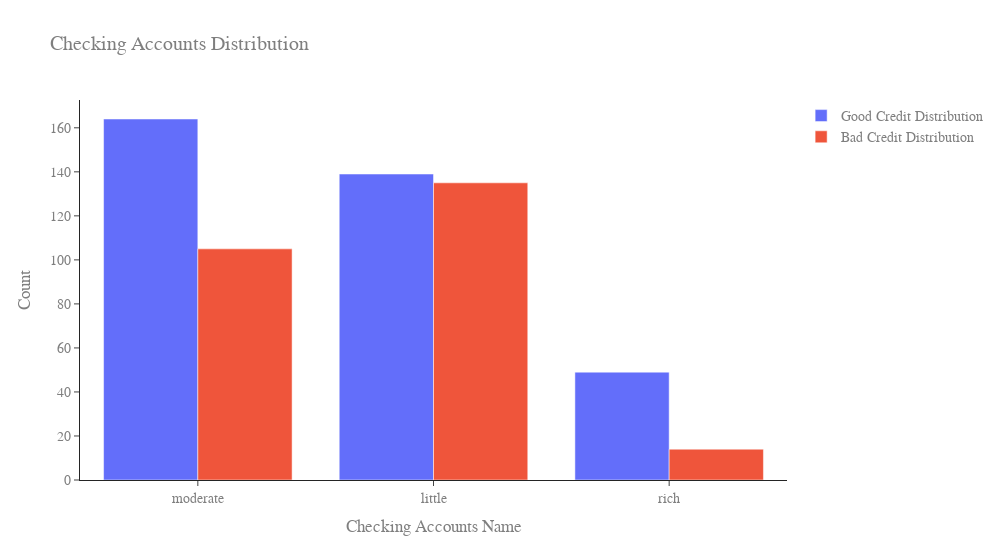

Notebook source saved alongside this figure:
### Code cell
# First plot
trace0 = go.Bar(
    x=df_credit[df_credit['Risk'] == 'good']['Checking account'].value_counts().index.values,
    y=df_credit[df_credit['Risk'] == 'good']['Checking account'].value_counts().values,
    name='Good Credit Distribution',
    marker=dict(color='#636EFA')
)

# Second plot
trace1 = go.Bar(
    x=df_credit[df_credit['Risk'] == 'bad']['Checking account'].value_counts().index.values,
    y=df_credit[df_credit['Risk'] == 'bad']['Checking account'].value_counts().values,
    name='Bad Credit Distribution',
    marker=dict(color='#EF553B')
)

data = [trace0, trace1]

layout = go.Layout(
    title='Checking Accounts Distribution',
    xaxis=dict(title='Checking Accounts Name'),
    yaxis=dict(title='Count'),
    barmode='group',
    width=1000,
    template="simple_white",
    font=dict(family='Arial, sans-serif', size=14, color='#7f7f7f')
)

fig = go.Figure(data=data, layout=layout)

fig.show()

### Figure 1 — Plotly figure (JSON) as saved in the notebook; plotly's stock layout.template omitted (floating-point values rounded to 4 significant figures)
{"data": [{"marker": {"color": "#636EFA"}, "name": "Good Credit Distribution", "type": "bar", "x": ["moderate", "little", "rich"], "y": [164, 139, 49]}, {"marker": {"color": "#EF553B"}, "name": "Bad Credit Distribution", "type": "bar", "x": ["little", "moderate", "rich"], "y": [135, 105, 14]}], "layout": {"barmode": "group", "font": {"color": "#7f7f7f", "family": "Arial, sans-serif", "size": 14}, "title": {"text": "Checking Accounts Distribution"}, "width": 1000, "xaxis": {"title": {"text": "Checking Accounts Name"}}, "yaxis": {"title": {"text": "Count"}}}}
